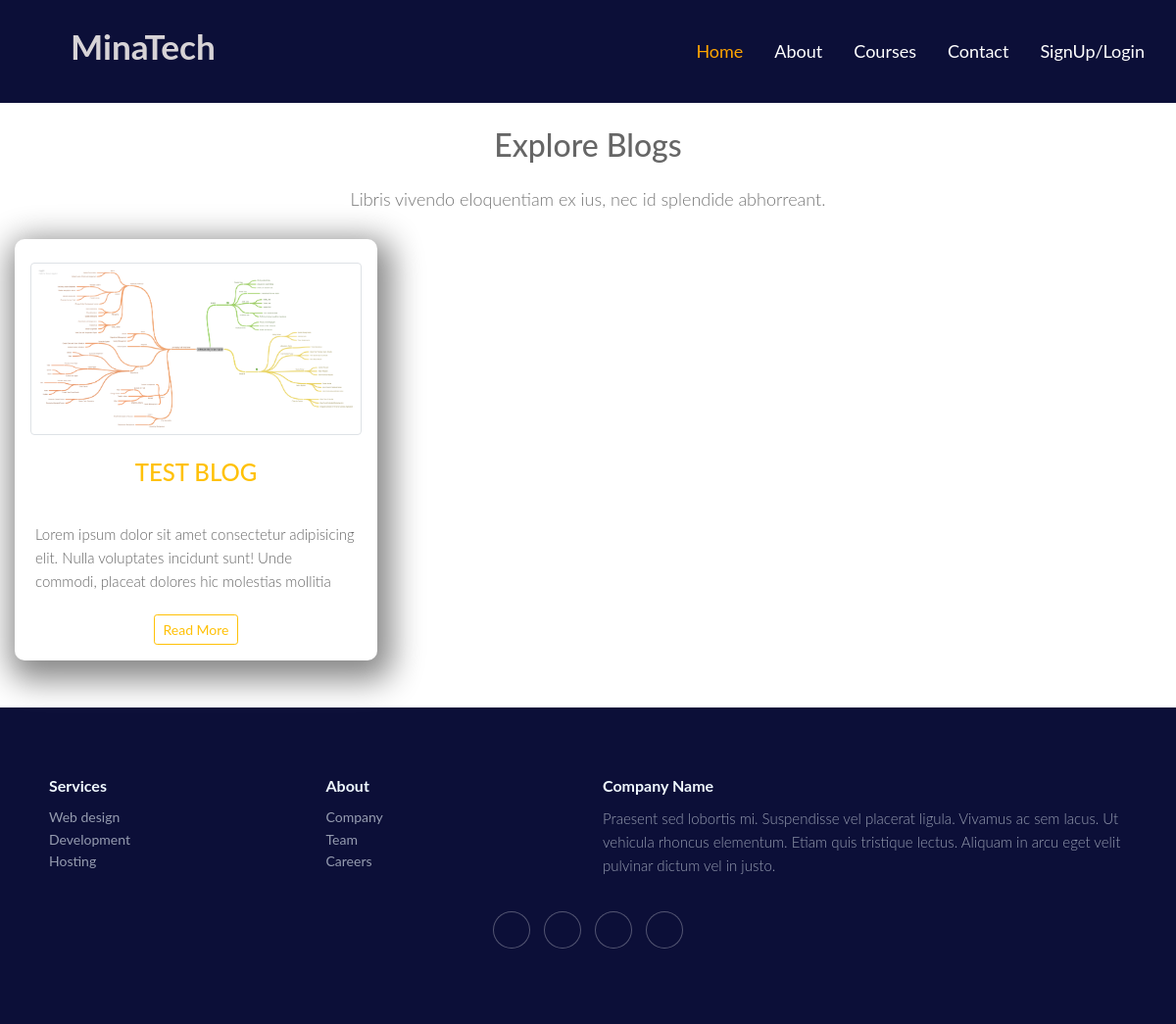
Screenshot of /blog/ with the database file from the repository.
### minatech/models.py (models this page shows)
class blogs(models.Model):
    id = models.AutoField(primary_key=True)
    title = models.CharField(max_length=1000, null=True,blank=True,default="")
    post = models.TextField(null=True,blank=True,default="")
    image = models.ImageField(null=True,blank=True,default="")
    uploadOn = models.DateTimeField(auto_now_add=True)
    author =  models.ForeignKey(settings.AUTH_USER_MODEL,on_delete=models.CASCADE)

### minatech/views.py (the view)
# urls.py: 2. Add a URL to urlpatterns:  path('blog/', include('blog.urls'))
def blog(request):
    b=blogs.objects.all()
    context={'data':b}
    return render(request,'blog.html',context)

### templates/blog.html (shortened to what this page needs)
{% load static %}
<!DOCTYPE html>
<html lang="en">
<head>
    <link rel="stylesheet" href="{% static 'css/bootstrap.min.css' %}">
    <link rel="stylesheet" href="{% static 'css/responsive.css' %}">
    <link rel="stylesheet" href="{% static 'css/jquery.mCustomScrollbar.min.css' %}">
    <link rel="stylesheet" href="https://netdna.bootstrapcdn.com/font-awesome/4.0.3/css/font-awesome.css">
    <link rel="stylesheet" href="https://cdnjs.cloudflare.com/ajax/libs/fancybox/2.1.5/jquery.fancybox.min.css" media="screen">
    <link rel="stylesheet" href="https://cdnjs.cloudflare.com/ajax/libs/font-awesome/4.7.0/css/font-awesome.min.css">
    <link rel="stylesheet" href="https://cdnjs.cloudflare.com/ajax/libs/ionicons/2.0.1/css/ionicons.min.css">
    <link rel="stylesheet" href="{% static 'css/style.css' %}">
</head>
<body class="main-layout">
    <nav class="navbar navbar-expand-lg navbar-light">
        <a class="navbar-brand" href="#">
            <h1>MinaTech</h1>
        </a>
        <div class="collapse navbar-collapse" id="navbarNavAltMarkup">
            <div class="navbar-nav ml-auto">
                <a class="nav-link-active" href="/">Home <span class="sr-only">(current)</span></a>
                <a class="nav-link-ac" href="/about">About</a>
                <a class="nav-link-ac" href="/courses">Courses</a>
                <a class="nav-link-ac" href="/contact">Contact</a>
                <a class="nav-link-ac" href="/register">SignUp/Login</a>
            </div>
        </div>
    </nav>
    <div id="courses" class="section mt-4">
        <div class="text-center">
            <h1 class="text-center " style="font-size: xx-large;">Explore Blogs</h1>
            <p class="lead">Libris vivendo eloquentiam ex ius, nec id splendide abhorreant.</p>
        </div>
        <div class="container-fluid">
            <br>
            <div class="row">
                {% for i in data %}
                <div class="col-xl-4 col-lg-4 col-md-6">
                    <div class="card mb-5 p-3">
                        <div class="row justify-content-center align-items-center">
                            <div class="col-xl-12 m-2">
                                <img src="/media/{{i.image}}" class="img-fluid img-thumbnail">
                            </div>
                            <h1 class="text-uppercase text-center text-warning">{{i.title}}</h1>
                            <div class="card-body blog-vard">
                                <p>{{i.post}}</p>
                            </div>
                            <a href="/blog/{{i.id}}"><button class="btn btn-outline-warning btn-sm mt-4">Read More</button></a>
                        </div>
                    </div>
                </div>
                {% endfor %}
            </div>
        </div>
        <div class="footer-dark">
            <footer>
                <div class="container">
                    <div class="row">
                        <div class="col-sm-6 col-md-3 item">
                            <h3>Services</h3>
                            <ul>
                                <li><a href="#">Web design</a></li>
                                <li><a href="#">Development</a></li>
                                <li><a href="#">Hosting</a></li>
                            </ul>
                        </div>
                        <div class="col-sm-6 col-md-3 item">
                            <h3>About</h3>
                            <ul>
                                <li><a href="#">Company</a></li>
                                <li><a href="#">Team</a></li>
                                <li><a href="#">Careers</a></li>
                            </ul>
                        </div>
                        <div class="col-md-6 item text">
                            <h3>Company Name</h3>
                            <p>Praesent sed lobortis mi. Suspendisse vel placerat ligula. Vivamus ac sem lacus. Ut vehicula rhoncus elementum. Etiam quis tristique lectus. Aliquam in arcu eget velit pulvinar dictum vel in justo.</p>
                        </div>
                        <div class="col item social"><a href="#"></a><a href="#"></a><a href="#"></a><a href="#"></a></div>
                    </div>
                </div>
            </footer>
        </div>
</body>
</html>

### static/css/style.css (style rules this page uses)
* { box-sizing: border-box !important; }
body { background-color: #fff; }
html { scroll-behavior: smooth; }
body { color: #666666; font-size: 14px; font-family: 'Lato', sans-serif; line-height: 1.80857; font-weight: normal; }
.card { border: none !important; }
a { color: #1f1f1f; text-decoration: none !important; outline: none !important; -webkit-transition: all .3s ease-in-out; -moz-transition: all .3s ease-in-out; -ms-transition: all .3s ease-in-out; -o-transition: all .3s ease-in-out; transition: all .3s ease-in-out; }
h1 { font-size: 24px }
h3 { font-size: 18px }
*, *::after, *::before { -webkit-box-sizing: border-box; -moz-box-sizing: border-box; box-sizing: border-box; }
ul, li, ol { margin: 0px; padding: 0px; list-style: none; }
p { margin: 0px; font-weight: 300; font-size: 15px; line-height: 24px; }
a { color: #222222; text-decoration: none; outline: none !important; }
a, .btn { text-decoration: none !important; outline: none !important; -webkit-transition: all .3s ease-in-out; -moz-transition: all .3s ease-in-out; -ms-transition: all .3s ease-in-out; -o-transition: all .3s ease-in-out; transition: all .3s ease-in-out; }
.lead { font-size: 18px; line-height: 30px; color: #767676; margin: 0; padding: 0; }
button { border: 0; margin: 0; padding: 0; cursor: pointer; }
.navbar { background-color: #0c0f38; }
.navbar .navbar-brand { color: white; font-size: 25px; font-weight: bold; }
.navbar .navbar-brand h1 { color: rgba(233, 229, 229, 0.918); font-weight: bold; margin-top: 0.8rem; font-size: 2.2rem; margin-left: 3.5rem; }
.navbar-nav { margin-left: 250px; }
.navbar-nav .nav-link-active { padding: 1rem; font-size: 18px; color: orange; }
.navbar .nav-link-ac { color: white; padding: 1rem; font-size: 18px; }
.footer-dark { padding: 50px 0; color: #f0f9ff; background-color: #0c0f38; }
.footer-dark h3 { margin-top: 0; margin-bottom: 12px; font-weight: bold; font-size: 16px; }
.footer-dark ul { padding: 0; list-style: none; line-height: 1.6; font-size: 14px; margin-bottom: 0; }
.footer-dark ul a { color: inherit; text-decoration: none; opacity: 0.6; }
.footer-dark .item.text { margin-bottom: 36px; }
.footer-dark .item.text p { opacity: 0.6; margin-bottom: 0; }
.footer-dark .item.social { text-align: center; }
.footer-dark .item.social>a { font-size: 20px; width: 36px; height: 36px; line-height: 36px; display: inline-block; text-align: center; border-radius: 50%; box-shadow: 0 0 0 1px rgba(255, 255, 255, 0.4); margin: 0 8px; color: #fff; opacity: 0.75; }
.container { border-radius: 5px; padding: 20px; }
.blog-vard { height: 90px; text-overflow: ellipsis; overflow: hidden; }
.card { border-radius: 10px; box-shadow: 5px 10px 32px 10px #888888; }

### rows the page displays
blogs: image (picture), title "TEST BLOG", post "Lorem ipsum dolor sit amet consectetur adipisicing elit. Nulla voluptates incidunt sunt! Unde commodi, placeat dolores hic molestias mollitia…"
